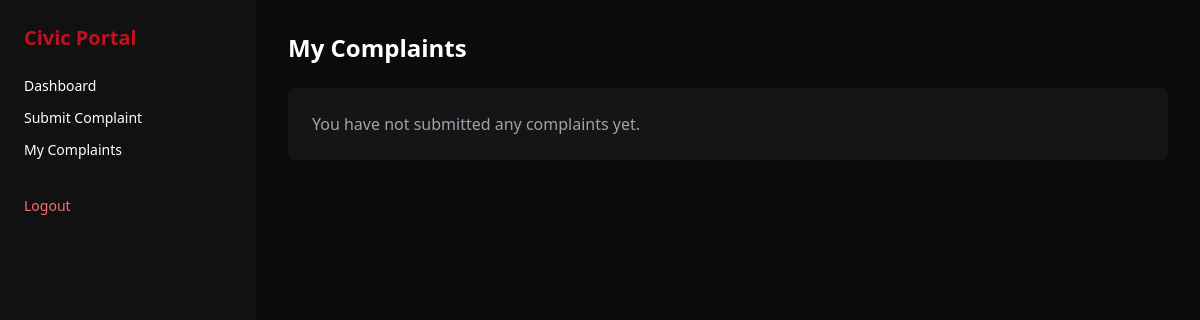
The app's page /user/complaints (signed in), older data.
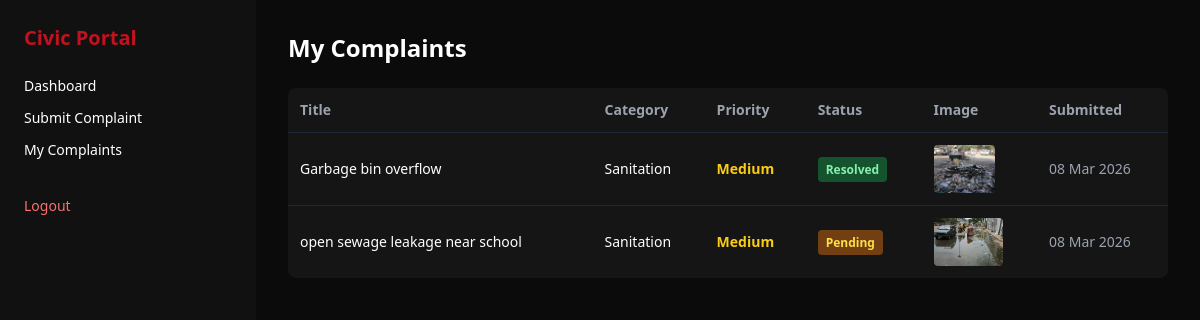
The same page, newer data.
### app/models/models.py (models this page shows)
class Complaint(db.Model):
    __tablename__ = "complaints"
    id = db.Column(db.Integer, primary_key=True)
    user_id = db.Column(db.Integer, db.ForeignKey("users.id"), nullable=False)
    title = db.Column(db.String(200), nullable=False)
    category = db.Column(db.String(50))
    location = db.Column(db.String(100))
    latitude = db.Column(db.Float)
    longitude = db.Column(db.Float)
    description = db.Column(db.Text)
    media = db.Column(db.String(255))
    priority = db.Column(db.String(20), default="Medium")
    status = db.Column(db.String(30), default="Pending")
    created_at = db.Column(db.DateTime, default=datetime.utcnow)

### app/user/routes.py (the view)
@user_bp.route("/complaints")
@login_required
def my_complaints():
    complaints = Complaint.query.filter_by(
        user_id=current_user.id
    ).order_by(
        Complaint.created_at.desc()
    ).all()
    return render_template(
        "user/complaints.html",
        complaints=complaints
    )

### app/auth/routes.py (called while the page is built)
@login_manager.user_loader
def load_user(user_id):
    if not user_id.isdigit():
        return None
    return db.session.get(User, int(user_id))

### app/templates/user/complaints.html
{% extends "layout.html" %}
{% block content %}
<h2 class="text-2xl font-bold mb-6">My Complaints</h2>
{% if complaints %}
<table class="w-full text-sm bg-[#151515] rounded-lg overflow-hidden">
  <thead class="text-gray-400 border-b border-gray-700">
    <tr>
      <th class="p-3 text-left">Title</th>
      <th class="p-3 text-left">Category</th>
      <th class="p-3 text-left">Priority</th>
      <th class="p-3 text-left">Status</th>
      <th class="p-3 text-left">Image</th>
      <th class="p-3 text-left">Submitted</th>
    </tr>
  </thead>
  <tbody>
    {% for c in complaints %}
    <tr class="border-t border-gray-800 hover:bg-[#1c1c1c] transition">
      <td class="p-3">{{ c.title }}</td>
      <td class="p-3">{{ c.category }}</td>
      <td class="p-3">
        <span class="
          {% if c.priority == 'High' %}
            text-red-500
          {% elif c.priority == 'Medium' %}
            text-yellow-400
          {% else %}
            text-green-400
          {% endif %}
          font-semibold">
          {{ c.priority }}
        </span>
      </td>
      <td class="p-3">
  <span class="
    px-2 py-1 rounded text-xs font-semibold
    {% if c.status == 'Pending' %}
      bg-yellow-900 text-yellow-300
    {% elif c.status == 'In Progress' %}
      bg-blue-900 text-blue-300
    {% else %}
      bg-green-900 text-green-300
    {% endif %}
  ">
    {{ c.status }}
  </span>
</td>
      <td class="p-3">
        {% if c.media %}
          <img src="{{ url_for('static', filename=c.media) }}"
               class="h-12 rounded">
        {% else %}
          —
        {% endif %}
      </td>
      <td class="p-3 text-gray-400">
        {{ c.created_at.strftime("%d %b %Y") }}
      </td>
    </tr>
    {% endfor %}
  </tbody>
</table>
{% else %}
<div class="bg-[#151515] p-6 rounded-lg text-gray-400">
  You have not submitted any complaints yet.
</div>
{% endif %}
{% endblock %}

### app/templates/layout.html (shortened to what this page needs)
<!DOCTYPE html>
<html>
<head>
  <script src="https://cdn.tailwindcss.com"></script>
</head>
<body class="bg-[#0B0B0B] text-white flex">
  {% if current_user.is_authenticated %}
  <aside class="w-64 bg-[#111] min-h-screen p-6 space-y-6">
    <h2 class="text-xl font-bold text-[#C1121F]">Civic Portal</h2>
    <nav class="space-y-3 text-sm">
      {% if current_user.role == "admin" %}
        <a href="{{ url_for('admin.dashboard') }}"
           class="block hover:text-[#C1121F]">
           Dashboard
        </a>
        <a href="{{ url_for('admin.all_complaints') }}"
           class="block hover:text-[#C1121F]">
           All Complaints
        </a>
      {% else %}
        <a href="{{ url_for('user.dashboard') }}"
           class="block hover:text-[#C1121F]">
           Dashboard
        </a>
        <a href="{{ url_for('user.submit_complaint') }}"
           class="block hover:text-[#C1121F]">
           Submit Complaint
        </a>
        <a href="{{ url_for('user.my_complaints') }}"
           class="block hover:text-[#C1121F]">
           My Complaints
        </a>
      {% endif %}
      <a href="{{ url_for('auth.logout') }}"
         class="block text-red-400 pt-6">
         Logout
      </a>
    </nav>
  </aside>
  {% endif %}
  <main class="flex-1 p-8">
    {% block content %}{% endblock %}
  </main>
</body>
</html>

Row changes from the older to the newer data that the page shows:
added Complaint: title "Garbage bin overflow", category "Sanitation", priority "Medium", status "Resolved", media (picture), created_at "08 Mar 2026"
added Complaint: title "open sewage leakage near school", category "Sanitation", priority "Medium", status "Pending", media (picture), created_at "08 Mar 2026"
Text that changed along with them:
text no longer shown: "You have not submitted any complaints yet."
text now shown: "Title Category Priority Status Image Submitted"
